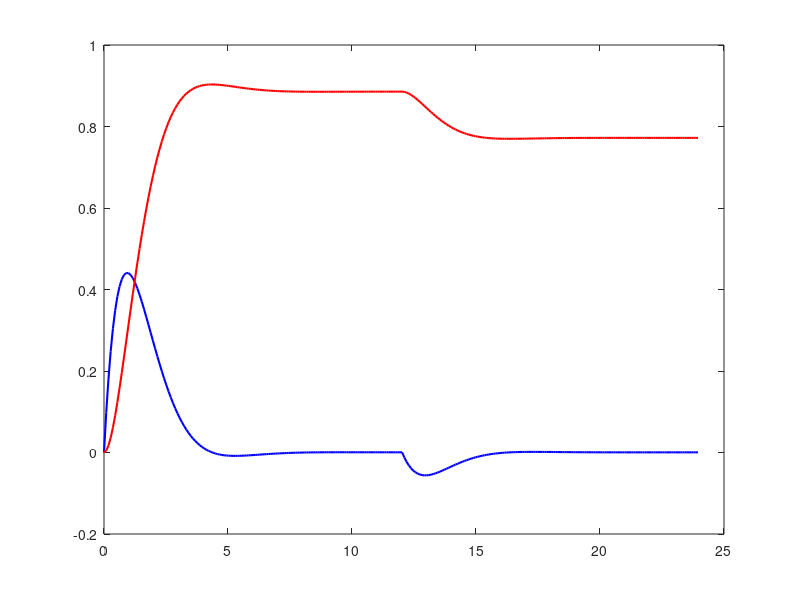

Write MATLAB code to recreate this figure. (Note: this script raises an error after producing the figure.)

clc;
clear;
close all;

%% Matrizes do Lab 6

Ad = [0.8672 -0.0496;
      0.0836  0.9977];

Bd = [0.0836;
      0.0038];

Cd = [0 0.5929];
Dd = 0;

% Ganho de realimentacao (Lab 11)
K = [0.2552 0.7269];

% Periodo de amostragem
T0 = 0.0897;

%% Parametros da simulacao

tf = 24;
t = 0:T0:tf;
N = length(t);

% Referencia
r = 1.17 * ones(1,N);

% Disturbio de -0.15 em 12 segundos
d = zeros(1,N);
d(t >= 12) = -0.15;

%% Simulacao discreta

% Condicoes iniciais nulas
x = zeros(2,N+1);
u = zeros(1,N);
y = zeros(1,N);

for k = 1:N

    % Lei de controle
    u(k) = r(k) + d(k) - K*x(:,k);

    % Saida do sistema
    y(k) = Cd*x(:,k) + Dd*u(k);

    % Atualizacao dos estados
    x(:,k+1) = Ad*x(:,k) + Bd*u(k);
end

%% Figura 1 - Estados

figure;
plot(t, x(1,1:N), 'b', 'LineWidth', 1.5);
hold on;
plot(t, x(2,1:N), 'r', 'LineWidth', 1.5);

xline(12, '--k', 'Disturbio');

grid on;
title('Estados discretos do sistema');
xlabel('Tempo (s)');
ylabel('Estados x(k)');
legend('x_1(k)', 'x_2(k)', 'Location', 'best');

%% Figura 2 - Saida

figure;
plot(t, y, 'b', 'LineWidth', 1.5);
hold on;
plot(t, r, '--k', 'LineWidth', 1);

xline(12, '--r', 'Disturbio');

grid on;
title('Resposta do sistema ao degrau');
xlabel('Tempo (s)');
ylabel('Saida y(k)');
legend('Saida', 'Referencia', 'Location', 'best');

%% Figura 3 - Entrada da planta

figure;
plot(t, u, 'b', 'LineWidth', 1.5);
hold on;

xline(12, '--r', 'Disturbio');

grid on;
title('Sinal de entrada da planta');
xlabel('Tempo (s)');
ylabel('Entrada u(k)');

%% Verificacao dos polos

Amf = Ad - Bd*K;

disp('Polos de malha fechada:');
disp(eig(Amf));

%% Valores finais

disp('Estados no final da simulacao:');
disp(x(:,N));

disp('Saida no final da simulacao:');
disp(y(end));

disp('Entrada no final da simulacao:');
disp(u(end));
